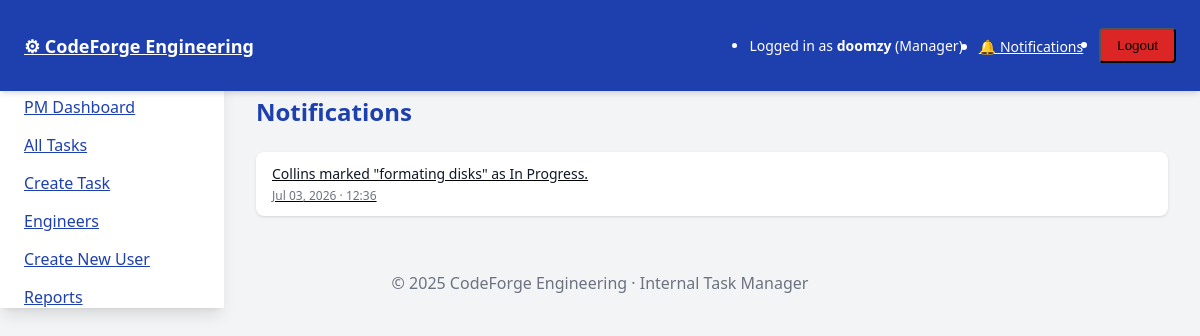
/notifications/ (signed in), run on the app's committed database.
### tasks/models.py (models this page shows, shortened)
class User(AbstractUser):
    ROLE_CHOICES = (
        ('manager', 'Project Manager'),
        ('worker', 'Engineer'),
    )
    role = models.CharField(max_length=10, choices=ROLE_CHOICES)

class Notification(models.Model):
    recipient = models.ForeignKey(User, on_delete=models.CASCADE, related_name='notifications')
    message = models.CharField(max_length=255)
    link = models.CharField(max_length=255, blank=True)
    is_read = models.BooleanField(default=False)
    created_at = models.DateTimeField(auto_now_add=True)
    class Meta:
        ordering = ['-created_at']

### tasks/views.py (the view)
# urls.py: path('notifications/', notifications_view, name='notifications'),
@login_required
def notifications_view(request):
    notes = request.user.notifications.all()
    request.user.notifications.filter(is_read=False).update(is_read=True)
    return render(request, 'core/notifications.html', {'notes': notes})

### tasks/context_processors.py (called while the page is built)
def notifications(request):
    if not request.user.is_authenticated:
        return {}
    qs = request.user.notifications.all()
    return {
        'nav_notifications': qs[:8],
        'nav_unread_count': qs.filter(is_read=False).count(),
    }

### tasks/templates/core/notifications.html
{% extends "base.html" %}
{% block content %}
<div class="max-w-2xl mx-auto">
    <h1 class="text-2xl font-bold mb-6 text-blue-800">Notifications</h1>
    <div class="bg-white shadow rounded-lg divide-y divide-gray-200">
        {% for note in notes %}
        <a href="{% if note.link %}{% url 'notification_open' note.pk %}{% else %}#{% endif %}"
           class="block px-4 py-3 hover:bg-gray-50 {% if not note.is_read %}bg-blue-50{% endif %}">
            <div class="text-sm text-gray-900">{{ note.message }}</div>
            <div class="text-xs text-gray-500 mt-1">{{ note.created_at|date:"M d, Y · H:i" }}</div>
        </a>
        {% empty %}
        <div class="px-4 py-6 text-center text-gray-500">No notifications yet.</div>
        {% endfor %}
    </div>
</div>
{% endblock %}

### tasks/templates/base.html (shortened to what this page needs)
<!DOCTYPE html>
<html lang="en">
<head>
    {% load static %}
    <link rel="stylesheet" href="{% static 'css/tailwind-offline.css' %}">
</head>
<body class="bg-gray-100">
    <header class="fixed top-0 left-0 w-full bg-blue-800 text-white z-40 shadow-md">
        <nav class="flex items-center justify-between px-6 py-3">
            <div class="text-lg font-bold">
                <a href="{% url 'role_redirect' %}">⚙ CodeForge Engineering</a>
            </div>
            <ul class="flex items-center space-x-4">
                {% if user.is_authenticated %}
                    <li class="text-sm">Logged in as <span class="font-semibold">{{ user.username }}</span> (<span class="capitalize">{{ user.role }}</span>)</li>
                    <li>
                        <a href="{% url 'notifications' %}" class="relative inline-flex items-center text-white text-sm hover:underline">
                            🔔 Notifications
                        </a>
                    </li>
                    <li>
                        <form action="{% url 'logout' %}" method="post">
                            <button type="submit" class="bg-red-600 px-4 py-2 rounded hover:bg-red-700 transition">Logout</button>
                        </form>
                    </li>
                {% endif %}
            </ul>
        </nav>
    </header>
    {% if user.is_authenticated %}
    <aside class="fixed top-16 left-0 h-[calc(100vh-4rem)] w-56 bg-white shadow-lg z-30 flex flex-col pt-8">
        <nav class="flex flex-col space-y-4 px-6">
                {% if user.is_superuser %}
                    <a href="{% url 'manager_dashboard' %}" class="text-blue-800 hover:underline">PM Dashboard</a>
                    <a href="{% url 'task_list' %}" class="text-blue-800 hover:underline">All Tasks</a>
                    <a href="{% url 'task_create' %}" class="text-blue-800 hover:underline">Create Task</a>
                    <a href="{% url 'engineer_list' %}" class="text-blue-800 hover:underline">Engineers</a>
                    <a href="{% url 'register' %}" class="text-blue-800 hover:underline">Create New User</a>
                    <a href="{% url 'reports' %}" class="text-blue-800 hover:underline">Reports</a>
                {% elif user.role == 'manager' %}
                    <a href="{% url 'manager_dashboard' %}" class="text-blue-800 hover:underline">PM Dashboard</a>
                    <a href="{% url 'task_list' %}" class="text-blue-800 hover:underline">All Tasks</a>
                    <a href="{% url 'task_create' %}" class="text-blue-800 hover:underline">Create Task</a>
                    <a href="{% url 'engineer_list' %}" class="text-blue-800 hover:underline">Engineers</a>
                    <a href="{% url 'register' %}" class="text-blue-800 hover:underline">Create New User</a>
                    <a href="{% url 'reports' %}" class="text-blue-800 hover:underline">Reports</a>
                {% elif user.role == 'worker' %}
                    <a href="{% url 'worker_dashboard' %}" class="text-blue-800 hover:underline">Engineer Dashboard</a>
                    <a href="{% url 'task_list' %}" class="text-blue-800 hover:underline">My Tasks</a>
                    <a href="{% url 'reports' %}" class="text-blue-800 hover:underline">My Reports</a>
                {% else %}
                    <a href="{% url 'task_list' %}" class="text-blue-800 hover:underline">Tasks</a>
                    <a href="{% url 'reports' %}" class="text-blue-800 hover:underline">Reports</a>
                {% endif %}
        </nav>
    </aside>
    {% endif %}
    <main class="{% if user.is_authenticated %}ml-56{% endif %} pt-20 px-8">
        {% block content %}{% endblock %}
    </main>
    <footer class="mt-10 text-center text-gray-500 py-4">
        &copy; {{ year|default:2025 }} CodeForge Engineering · Internal Task Manager
    </footer>
</body>
</html>

### data on the page
User: username "doomzy", role "Manager"
Notification: message "Collins marked \"formating disks\" as In Progress.", created_at "Jul 03, 2026 · 12:36"

### other printed values
{{ year|default:2025 }} "2025"
